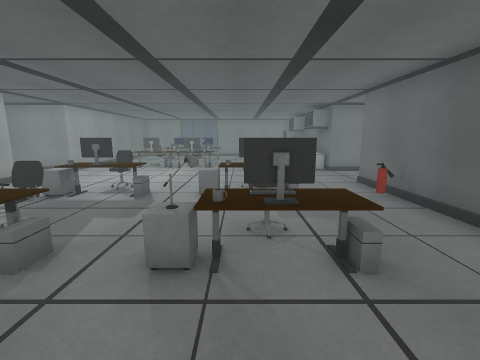
View 1 (above)

14 first-person views from a walk through a 3-D level made in the Unity game engine. The camera is 1.5 m above the floor, tilts 10° down and sees 90° across. The floor is counted in squares, 1 m on a side. Each view is taken from the middle of a square. On the plan, view 1 faces up. The plan holds only what a view shows up to about 13 squares ahead; the rest is blank. The place goes on beyond the plan. The player character is not drawn.

View 2
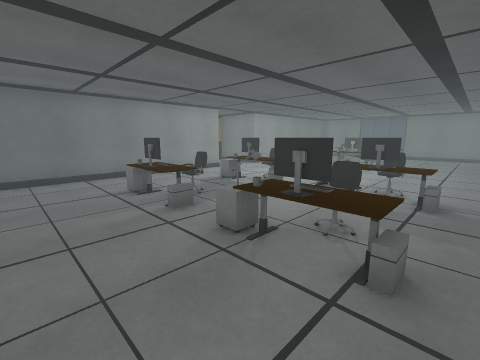

View 3
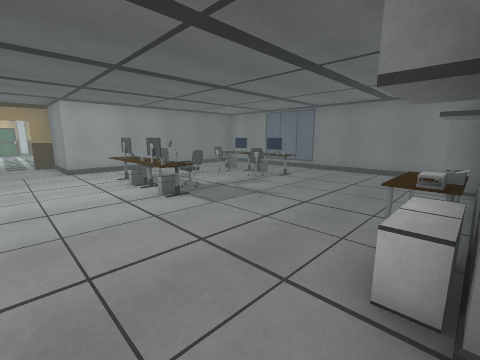

View 4
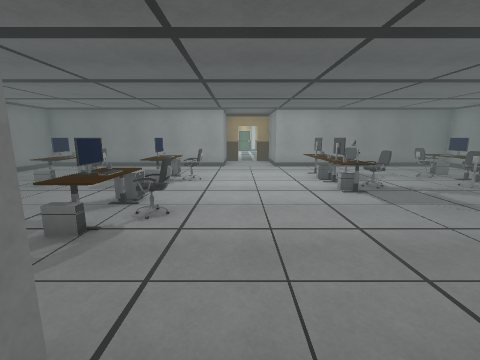

View 5
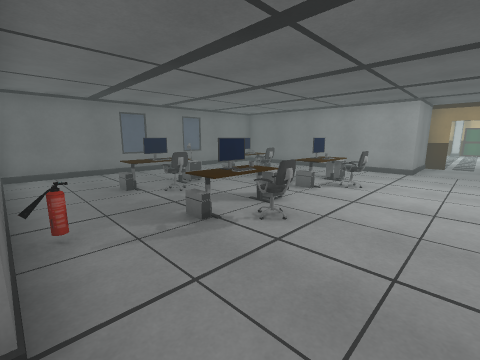

View 6
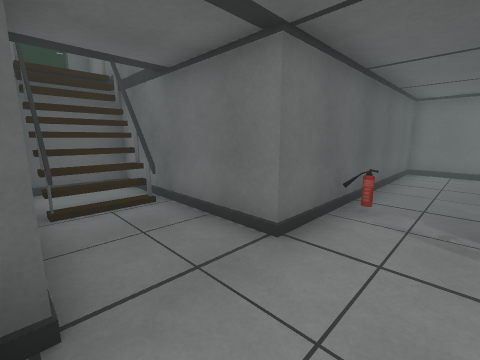

View 7
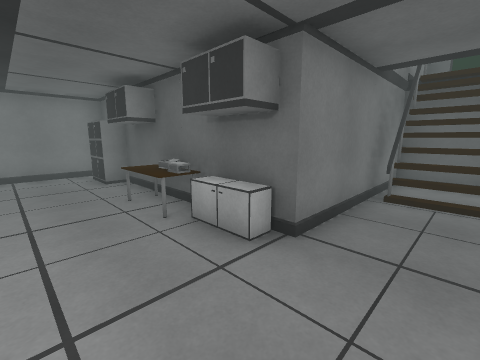

View 8
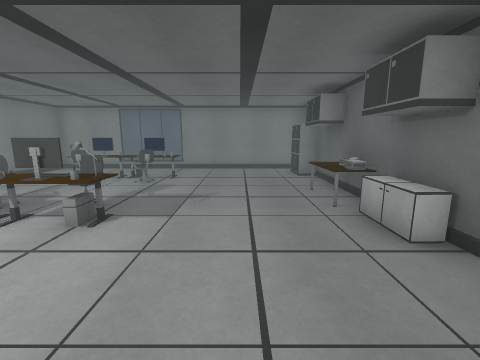

View 9
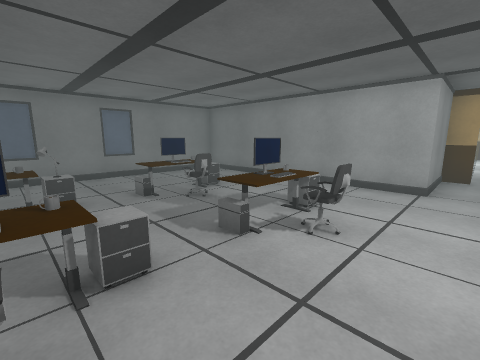

View 10
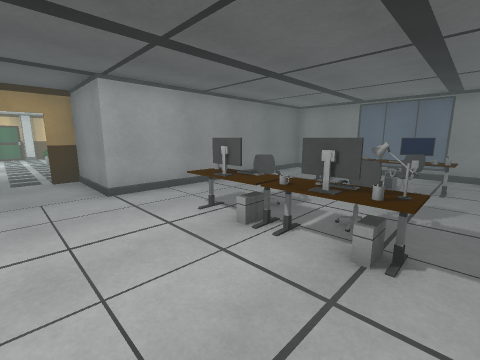

View 11
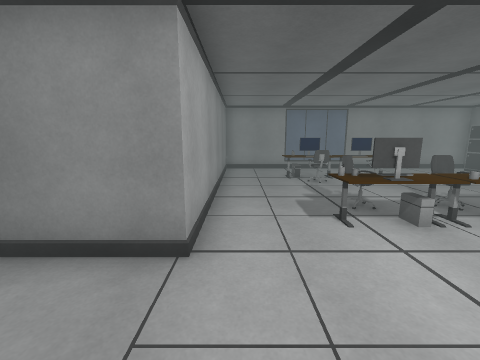

View 12
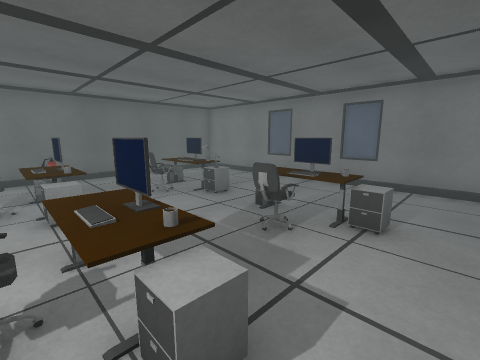

View 13
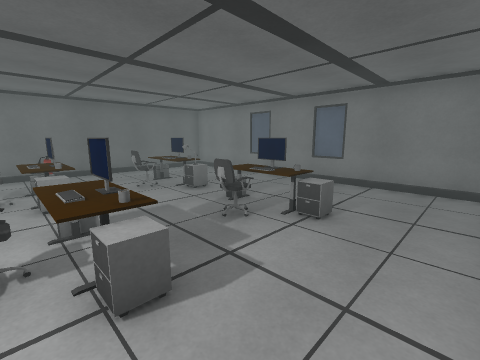

View 14
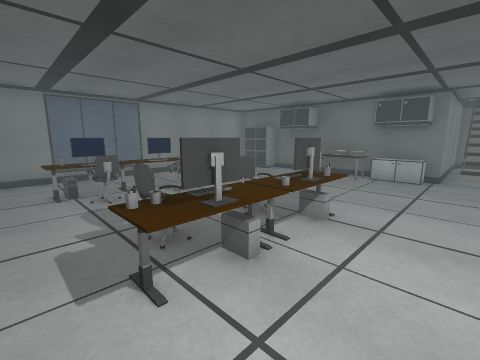

### Floor plan
Points are (right, up) in squares from view 1. A wall is a line through its corners. A room is listed if a view was taken in it or the views show most of it. See-through windows are left out.
Room 1 (views 1, 2, 3, 4, 5, 6, 7, 8, 9, 10, 11, 12, 13, 14)
walls: (4.1, 14.4) (4.1, 17.5); (7.1, 10.5) (9.6, 10.5); (7.1, 8.6) (8.9, 8.6) (8.9, 10.4) (7.1, 10.4); (8.5, 9) (8.5, 10.5); (8.7, 8.6) (8.7, 10.4); (9.2, 8.5) (9.2, 10.5); (4.1, 19.9) (-7.7, 19.9) (-7.7, 10.9) (-10.7, 10.9) (-10.7, 10.1); (9.5, 8.5) (9.5, 10.5); (10.1, 10.9) (4.1, 10.9) (4.1, 11.5); (-10.7, 9) (-10.7, 8.1) (-7.7, 8.1) (-7.7, -0.9) (4.1, -0.9) (4.1, 8.1) (8.6, 8.1)
ways out: gap at (-11, 9.5)
objects: other object (-6, 12); cabinet (-5, 3); cabinet (-5, 6); mug (-5, 12); chair (-5, 13) to (-4, 13); other object (-5, 17); other object (-5, 18); monitor (-4, 2); other object (-4, 3); chair (-4, 4) to (-3, 4); mug (-4, 5); monitor (-4, 6); chair (-4, 7) to (-3, 8); keyboard (-4, 12); chair (-4, 16); other object (-4, 17); monitor (-4, 18); other object (-3, 2); other object (-3, 12); chair (-3, 13) to (-2, 13); chair (-3, 16) to (-2, 16); other object (-3, 17) to (-2, 17); other object (-3, 18); cabinet (-2, 3); monitor (-2, 12); monitor (-2, 18); other object (-1, 3); cabinet (-1, 6); other object (-1, 17); other object (0, 2) to (1, 2); keyboard (0, 3); chair (0, 4) to (1, 4); monitor (0, 5); mug (0, 6); chair (0, 7) to (1, 8); other object (3, 13) to (4, 13); other object (3, 14) to (3, 15); cabinet (3, 18) to (4, 19); other object (4, 6); cabinet (4, 12); printer (4, 14)

Where each view was taken, in squares from view 1:
view 1: 0 up, 0 right, facing up
view 2: 0 up, 2 right, facing up-left
view 3: 9 up, 4 right, facing up-left
view 4: 9 up, 5 right, facing left
view 5: 10 up, 4 right, facing down-left
view 6: 11 up, 2 right, facing down-right
view 7: 9 up, 1 right, facing up-right
view 8: 8 up, 1 right, facing up
view 9: 9 up, 0 right, facing down-left
view 10: 9 up, 1 left, facing up-left
view 11: 8 up, 7 left, facing up
view 12: 7 up, 6 left, facing down-right
view 13: 7 up, 7 left, facing down-right
view 14: 10 up, 6 left, facing up-right
